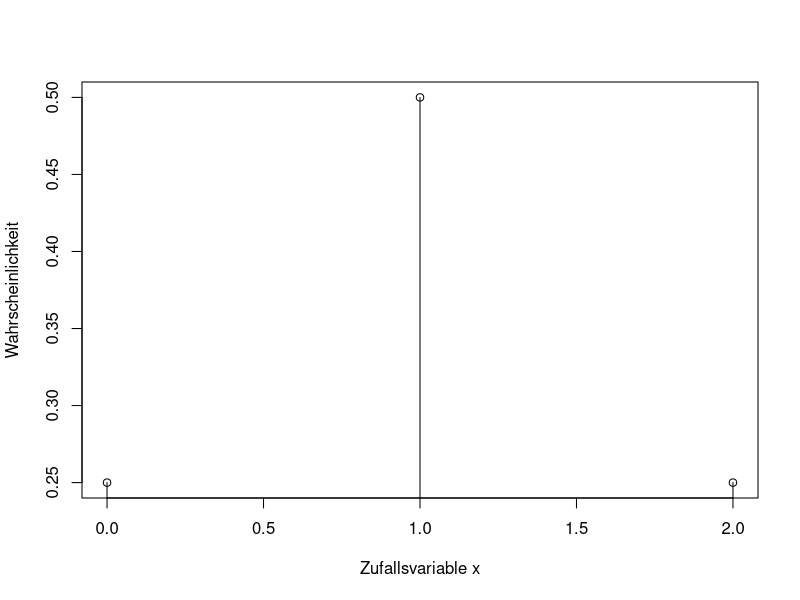
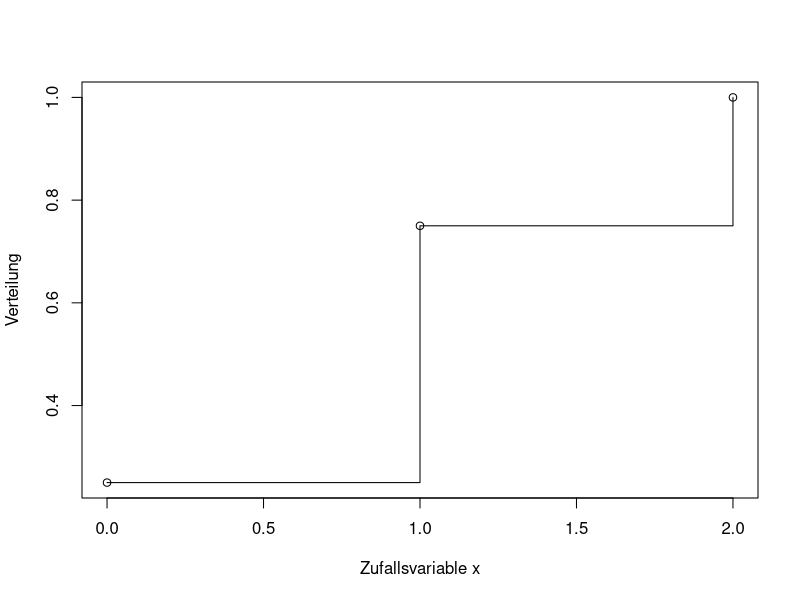
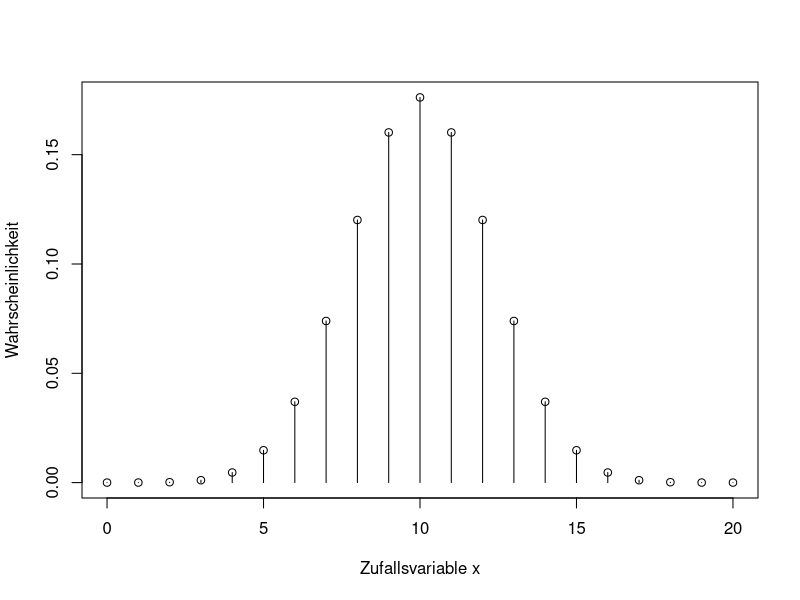
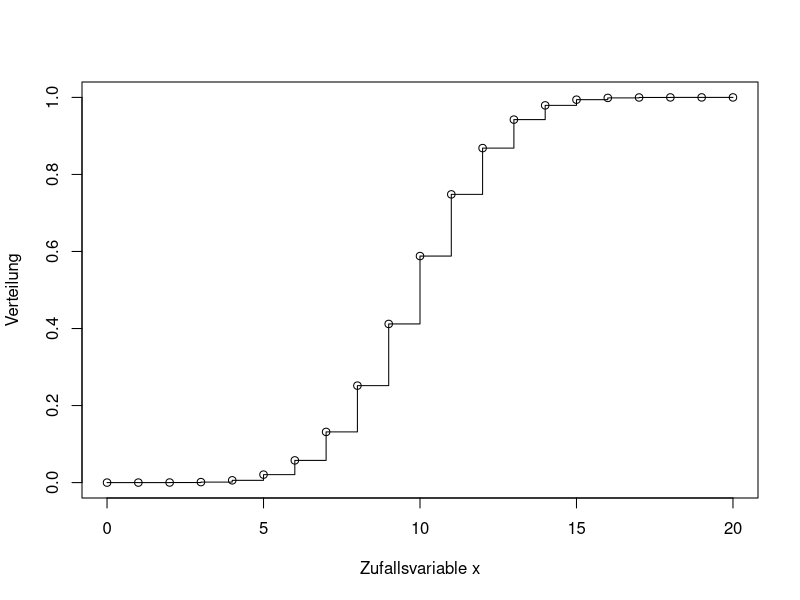
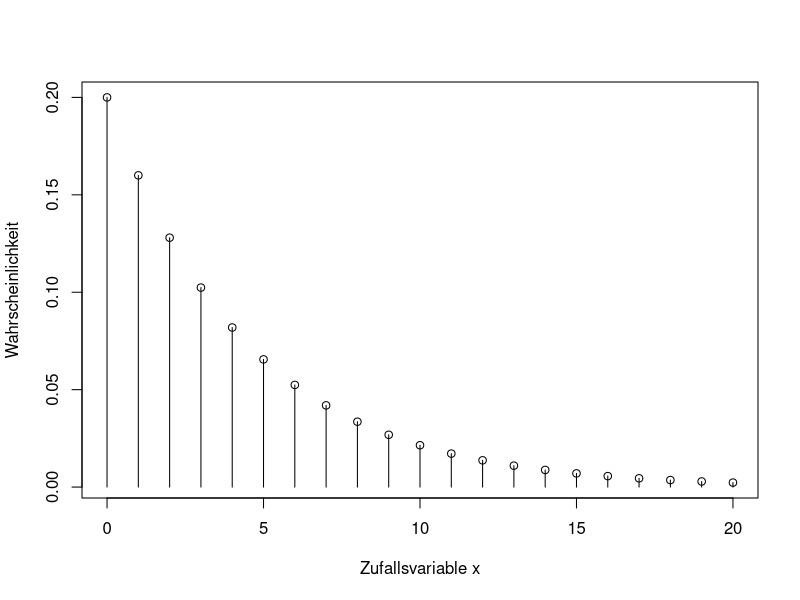
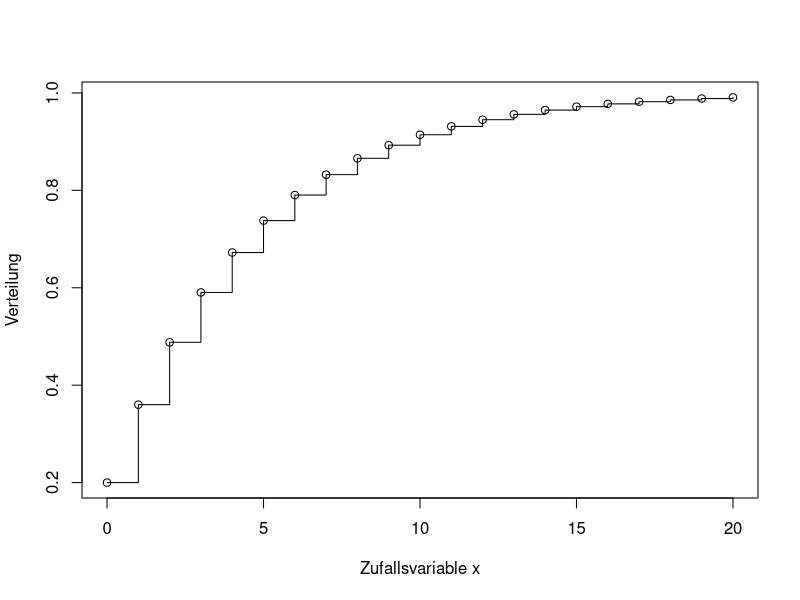

Recreate these plots in R, in order.
## ---- chunk 1
knitr::opts_chunk$set(echo = TRUE)
## ---- chunk 2
dbinom(x= 0:2, size=2, prob=0.5)

## ---- chunk 3
x <- 0:2
y <- dbinom(x, size=2, prob=0.5)

plot(x,y, 
  xlab="Zufallsvariable x", ylab="Wahrscheinlichkeit")
lines(x, y, type="h")
## ---- chunk 4

x <- 0:2
y <- pbinom(q=x, size = 2, prob = 0.5)
plot(x, y,  
  xlab="Zufallsvariable x", ylab="Verteilung") 
lines(x, y, type="s")
## ---- chunk 5
x <- 0:20
y <- dbinom(x, size = 20, prob = 0.5)
plot(x, y,  
  xlab="Zufallsvariable x", ylab="Wahrscheinlichkeit")
lines(x, y, type="h")

## ---- chunk 6

x <- 0:20
y <- pbinom(q=0:20, size = 20, prob = 0.5)

plot(x, y,  
  xlab="Zufallsvariable x", ylab="Verteilung")
lines(x, y, type="s")
## ---- chunk 7
x <- 0:20
p <- dbinom(x,20,0.5)
erwartungswert <- sum(x * p)

erwartungswert

varianz <- sum((x-erwartungswert)^2*p)
varianz 
## ---- chunk 8

sum(dbinom(x=11:20,size = 20, prob= 0.5))

1- sum(dbinom(x=0:10,size = 20, prob= 0.5))

1 - pbinom(q=10, size = 20, prob = 0.5)
 
## ---- chunk 9

sum(dbinom(x=11:14,size = 20, prob= 0.5))

pbinom(q=14, size = 20, prob = 0.5) - 
  pbinom(q=10, size = 20, prob = 0.5)
 
## ---- chunk 10

x <- 0:20
prob <- 0.2
y <- dgeom(x, prob)

plot(x, y, 
  xlab="Zufallsvariable x", ylab="Wahrscheinlichkeit")
lines(x, y, type="h")

pgeom(q=x, prob)

z <- pgeom(q=x, prob)

plot(x, z, 
  xlab="Zufallsvariable x", ylab="Verteilung")
lines(x, z, type="s")
## ---- chunk 11
x <- 0:20
p <- dgeom(x,prob = 0.5)


erwartungswert <- sum(x * p)

erwartungswert

varianz <- sum((x-erwartungswert)^2*p)
varianz 
